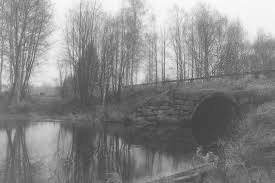
#> input picture LAB 3/low_contrast_image.png, 275 x 183 px, found by its file name
$ python P3_CLAHE.py
#> lines starting #> are read from the running program, lines starting #| are printed output that depends on the picture; after the words box and inside, x2 and y2 are one past the last pixel; in counts of white or black regions, pixels touching at a corner belong together
# Question: Demonstrate enchancing and segmenting low contast 2d images

# Using CLAHE

import cv2
import numpy as np
import matplotlib.pyplot as plt

# Function to display images
def display_images(original, enhanced, segmented):
    plt.figure(figsize=(10, 5))

    plt.subplot(1, 3, 1)
    plt.title("Original Image")
    plt.imshow(original, cmap='gray')

    plt.subplot(1, 3, 2)
    plt.title("Enhanced Image")
    plt.imshow(enhanced, cmap='gray')

    plt.subplot(1, 3, 3)
    plt.title("Segmented Image")
    plt.imshow(segmented, cmap='gray')

    plt.show()

# Load the low-contrast 2D image
image = cv2.imread('LAB 3/low_contrast_image.png', cv2.IMREAD_GRAYSCALE)
#> image is the input picture: shape (183, 275); min 59, max 253, mean 135.6

# Step 1: Enhancing the image using CLAHE (Contrast Limited Adaptive Histogram Equalization)
clahe = cv2.createCLAHE(clipLimit=2.0, tileGridSize=(8, 8))
enhanced_image = clahe.apply(image)
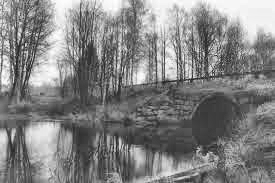
#> enhanced_image: shape (183, 275); min 29, max 255, mean 130.5

# Step 2: Segmenting the enhanced image using thresholding
_, segmented_image = cv2.threshold(enhanced_image, 128, 255, cv2.THRESH_BINARY)
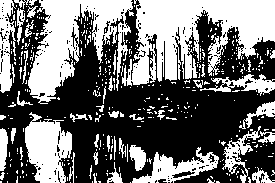
#> segmented_image: shape (183, 275); 43.9% white; 402 white regions (358 under 20 px), largest, box (x1, y1, x2, y2) and area: (122, 0, 275, 86) 7410, (28, 0, 134, 104) 5129, (25, 112, 72, 183) 2200

# Another option: You can use edge detection for segmentation
# segmented_image = cv2.Canny(enhanced_image, 100, 200)

# Display the images: Original, Enhanced, and Segmented
display_images(image, enhanced_image, segmented_image)
#> in display_images, `plt.show()`:
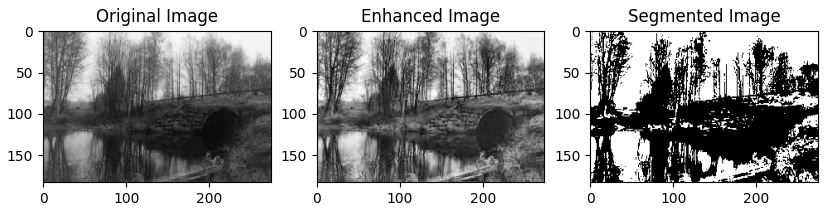
#> figure drawn by matplotlib, 3 panels


# Using Histogram Equalization

import cv2
import numpy as np
import matplotlib.pyplot as plt

# Function to display images
def display_images(original, enhanced, segmented):
    plt.figure(figsize=(10, 5))

    plt.subplot(1, 3, 1)
    plt.title("Original Image")
    plt.imshow(original, cmap='gray')

    plt.subplot(1, 3, 2)
    plt.title("Enhanced Image (Histogram Equalization)")
    plt.imshow(enhanced, cmap='gray')

    plt.subplot(1, 3, 3)
    plt.title("Segmented Image (Thresholding)")
    plt.imshow(segmented, cmap='gray')

    plt.show()

# Load the low-contrast 2D image
image = cv2.imread('low_contrast_image.png', cv2.IMREAD_GRAYSCALE)

# Step 1: Enhancing the image using Histogram Equalization
enhanced_image = cv2.equalizeHist(image)
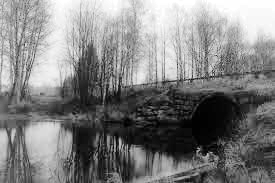
#> enhanced_image: shape (183, 275); min 0, max 255, mean 128.4

# Step 2: Segmenting the enhanced image using thresholding
_, segmented_image = cv2.threshold(enhanced_image, 128, 255, cv2.THRESH_BINARY)
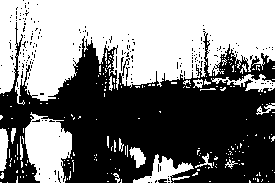
#> segmented_image: shape (183, 275); 49.6% white; 216 white regions (193 under 20 px), largest, box (x1, y1, x2, y2) and area: (0, 0, 275, 105) 19741, (25, 112, 72, 183) 2322, (133, 154, 194, 183) 668

# Display the images: Original, Enhanced, and Segmented
display_images(image, enhanced_image, segmented_image)
